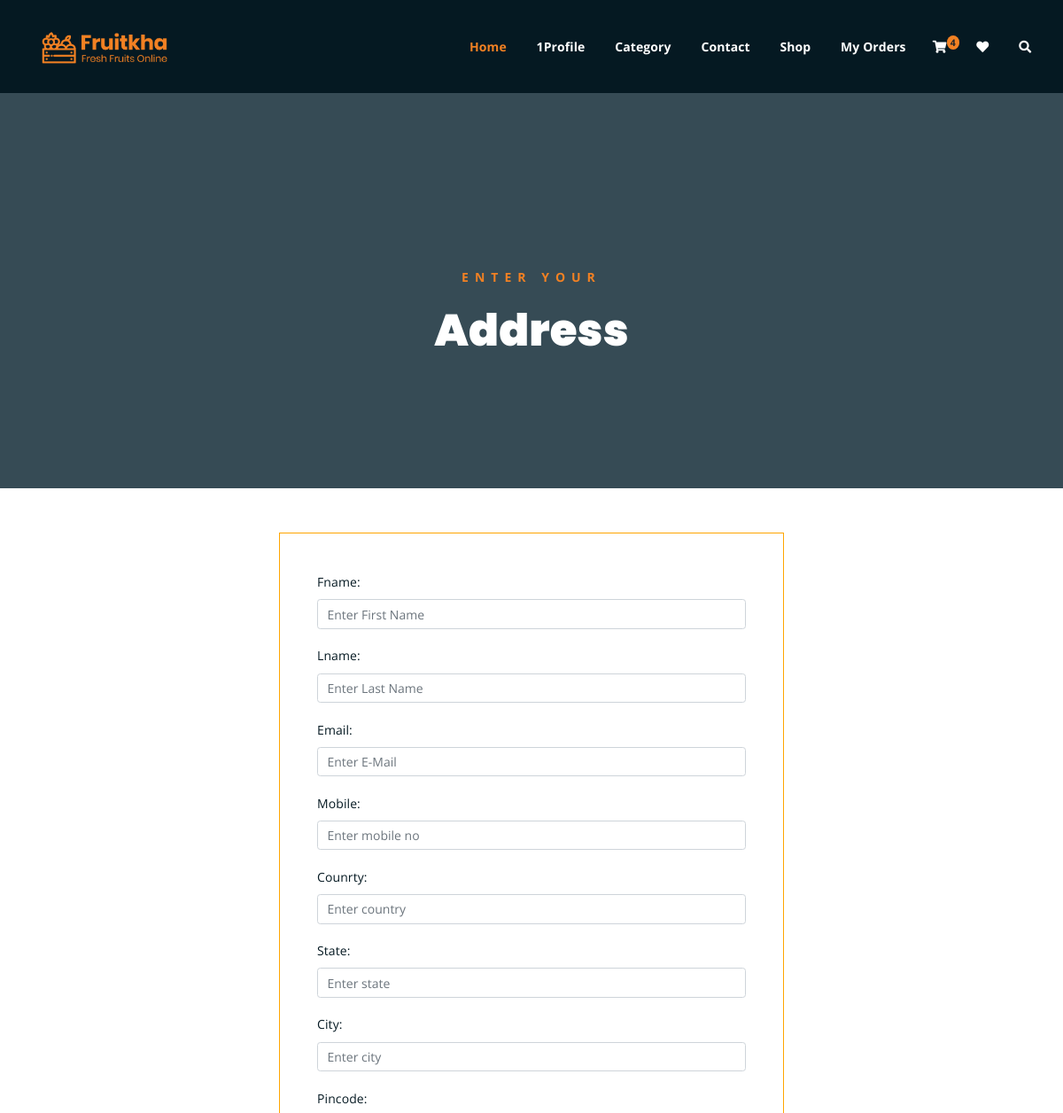
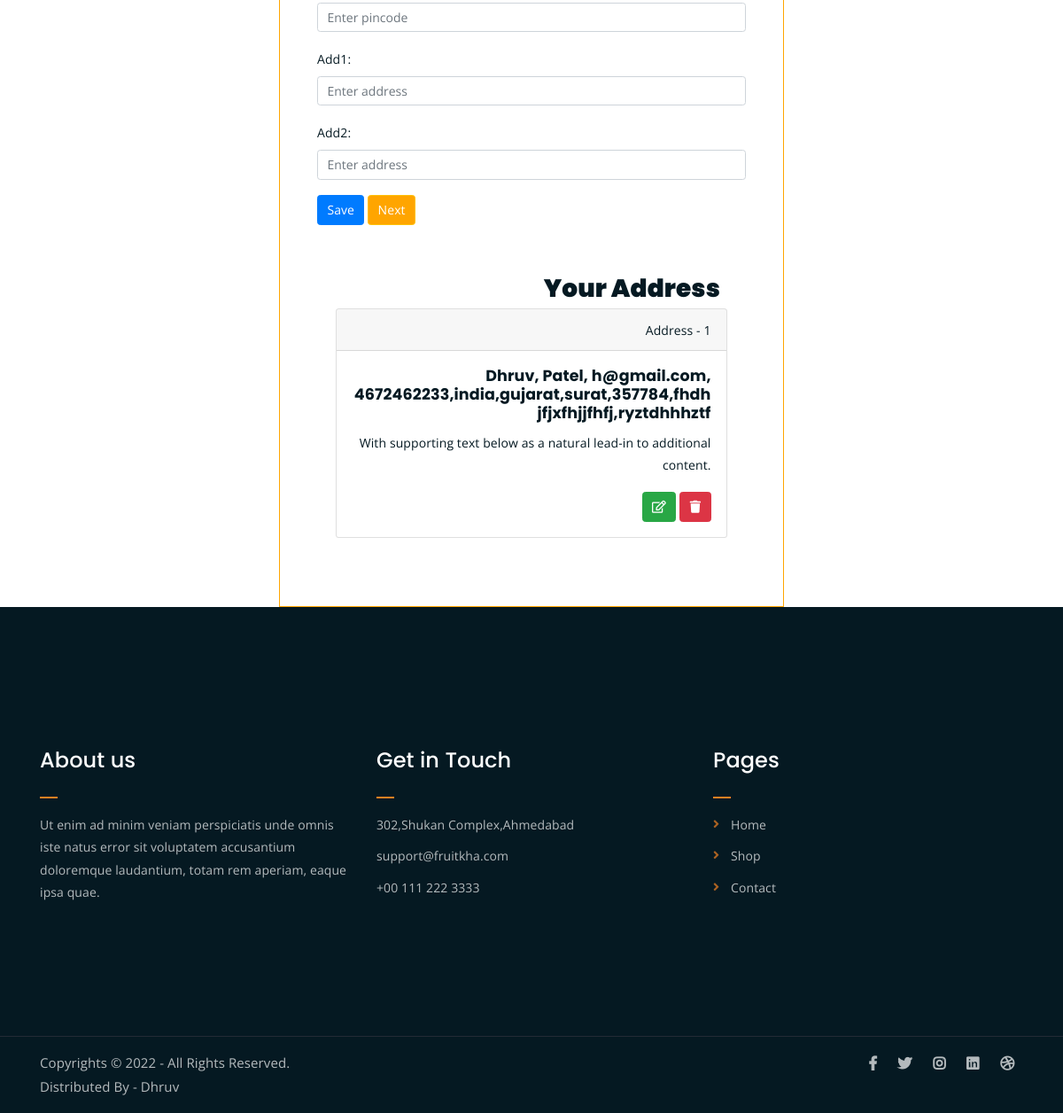
The page /address/ (signed in) on the database its author committed (2 pictures, top to bottom).
### myfruit/models.py (models this page shows, shortened)
class CustomeraddressModel(models.Model):
    user = models.ForeignKey(User,on_delete=models.CASCADE)
    fname = models.CharField(max_length=200)
    lname = models.CharField(max_length=200)
    email = models.EmailField()
    mobile = models.IntegerField()
    counrty = models.CharField(max_length=200)
    state = models.CharField(max_length=200)
    city = models.CharField(max_length=200)
    pincode = models.IntegerField()
    add1 = models.CharField(max_length=200)
    add2 = models.CharField(max_length=200)

### myfruit/views.py (the view)
# urls.py: path('address/',CustomerAddressView),
def CustomerAddressView(request):
    main = MaincategoryModel.objects.all()
    product=ProductModel.objects.all()
    cart_count = cartmodel.objects.filter(user=request.user).count()
    all_address = CustomeraddressModel.objects.filter(user=request.user)
    if request.user.is_authenticated:
        form = CustomeraddressForm(instance=request.user)
        context = {'form': form}
        if request.method == 'POST':
            form = CustomeraddressForm(request.POST)
            if form.is_valid():
                fm = form.save(commit=False)
                fm.user = request.user
                fm.save()
                messages.info(request, 'Address Successfully Added')
                return redirect('/address/')
        else:
            form = CustomeraddressForm(instance=request.user)
        context = {'form': form, 'all_address': all_address,'main':main,'product':product,'cart_count':cart_count}
        return render(request, 'address.html', context)
    else:
        messages.info(request, '☹ Please Login First')
        return redirect('/signin/')

### myfruit/templates/address.html (shortened to what this page needs)
{% extends 'base.html' %}
{% block body %}
<div class="breadcrumb-section breadcrumb-bg">
    <div class="container">
        <div class="row">
            <div class="col-lg-8 offset-lg-2 text-center">
                <div class="breadcrumb-text">
                    <p>Enter Your</p>
                    <h1>Address</h1>
                </div>
            </div>
        </div>
    </div>
</div>
<div class="container" style="margin-top:50px">
    <div class="row">
        <div class="col-6 mx-auto p-5" style="border:1px solid orange">
<div class="form-group">
    <form method="POST">
        {{form.as_p}}
        <button type="submit" class="btn btn-primary">Save</button>
        <a href="/checkout/" class="btn btn-warning" style="background-color:orange;color:white">Next</a>
        <div class="container-fluid p-3" align="right">
            <div class="container-fluid">
                <div class="row mt-5  ">
                    <div class="col-sm-12">
                        <h3><strong>Your Address</strong></h3>
                    </div>
                    {% for add in all_address %}
                    <div class="col-sm-12 p-2 ">
                        <div class="card">
                            <div class="card-header">
                                Address - {{forloop.counter}}
                            </div>
                            <div class="card-body">
                                <h5 class="card-title">{{add.fname}}, {{add.lname}}, {{add.email}}, {{add.mobile}},{{add.counrty}},{{add.state}},{{add.city}},{{add.pincode}},{{add.add1}},{{add.add2}}</h5>
                                <p class="card-text">With supporting text below as a natural lead-in to additional content.
                                </p>
                                <a href="/Addressupdate/{{add.id}}/" class="btn btn-success"><i class="far fa-edit"></i></a>
                                <a href="/Addressdelete/{{add.id}}/" class="btn btn-danger"><i class="fas fa-trash"></i></a>
                            </div>
                        </div>
                    </div>
                    {% endfor %}
                </div>
            </div>
        </div>
    </form>
</div>
        </div>
    </div>
</div>
{% endblock body %}

### myfruit/templates/base.html (shortened to what this page needs)
{% load static %}
<!DOCTYPE html>
<html lang="en">
<head>
	<link rel="stylesheet" href="{% static 'assets/css/all.min.css' %}">
	<link rel="stylesheet" href="{% static 'assets/bootstrap/css/bootstrap.min.css' %}">
	<link rel="stylesheet" href="{% static 'assets/css/owl.carousel.css' %}">
	<link rel="stylesheet" href="{% static 'assets/css/magnific-popup.css' %}">
	<link rel="stylesheet" href="{% static 'assets/css/animate.css' %}">
	<link rel="stylesheet" href="{% static 'assets/css/meanmenu.min.css' %}">
	<link rel="stylesheet" href="{% static 'assets/css/main.css' %}">
	<link rel="stylesheet" href="{% static 'assets/css/responsive.css' %}">
</head>
<body>
	<div class="top-header-area" id="sticker" style="background-color:#051922;color:white">
		<div class="container">
			<div class="row">
				<div class="col-lg-12 col-sm-12 text-center">
					<div class="main-menu d-flex  justify-content-between">
						<div class="site-logo">
							<a href="/">
								<img src="{% static 'assets/img/logo.png' %}" alt="">
							</a>
						</div>
						<nav class="main-menu">
							<ul>
								<li class="current-list-item"><a href="/">Home</a>
								</li>
								<li><a href="#">{{request.user}}Profile</a>
								</li>
								<li><a href="/allproduct/">Category</a>
								</li>
								<li><a href="/contact/">Contact</a></li>
								<li><a href="shop.html">Shop</a>
								</li>
								<li ><a href="/orders/">My Orders</a>
								</li>
								<li>
									<div class="header-icons">
										<a class="shopping-cart" href="/cart/"><i class="fas fa-shopping-cart"></i><span class='badge badge-warning' id='lblCartCount' style="position:absolute;background-color:#F28123;border-radius: 60%;">{{cart_count}}</span></a>
										<a class="wishlist" href="/wishlist/"><i class="fas	 fa-heart"></i></a>
										<a class="mobile-hide search-bar-icon" href="#"><i class="fas fa-search"></i></a>
									</div>
								</li>
							</ul>
						</nav>
					</div>
				</div>
			</div>
		</div>
	</div>
{% block body %}{% endblock body %}
<div class="footer-area">
    <div class="container">
        <div class="row">
            <div class="col-lg-4 col-md-6">
                <div class="footer-box about-widget">
                    <h2 class="widget-title">About us</h2>
                    <p>Ut enim ad minim veniam perspiciatis unde omnis iste natus error sit voluptatem accusantium doloremque laudantium, totam rem aperiam, eaque ipsa quae.</p>
                </div>
            </div>
            <div class="col-lg-4 col-md-6">
                <div class="footer-box get-in-touch">
                    <h2 class="widget-title">Get in Touch</h2>
                    <ul>
                        <li>302,Shukan Complex,Ahmedabad</li>
                        <li>support@fruitkha.com</li>
                        <li>+00 111 222 3333</li>
                    </ul>
                </div>
            </div>
            <div class="col-lg-4 col-md-6">
                <div class="footer-box pages">
                    <h2 class="widget-title">Pages</h2>
                    <ul>
                        <li><a href="/">Home</a></li>
                        <li><a href="/allproduct/">Shop</a></li>
                        <li><a href="/contact/">Contact</a></li>
                    </ul>
                </div>
            </div>
        </div>
    </div>
</div>
<div class="copyright">
    <div class="container">
        <div class="row">
            <div class="col-lg-6 col-md-12">
                <p>Copyrights &copy; 2022 - All Rights Reserved.<br>
                    Distributed By - Dhruv</a>
                </p>
            </div>
            <div class="col-lg-6 text-right col-md-12">
                <div class="social-icons">
                    <ul>
                        <li><a href="#" target="_blank"><i class="fab fa-facebook-f"></i></a></li>
                        <li><a href="#" target="_blank"><i class="fab fa-twitter"></i></a></li>
                        <li><a href="#" target="_blank"><i class="fab fa-instagram"></i></a></li>
                        <li><a href="#" target="_blank"><i class="fab fa-linkedin"></i></a></li>
                        <li><a href="#" target="_blank"><i class="fab fa-dribbble"></i></a></li>
                    </ul>
                </div>
            </div>
        </div>
    </div>
</div>
</body>
</html>

### static/assets/css/main.css (style rules this page uses)
html { font-size: 14px; font-weight: 400; line-height: 28px; height: 100%; }
body { font-family: "Open Sans", sans-serif; font-weight: 400; font-size: 1rem; letter-spacing: 0.1px; line-height: 1.8; color: #051922; overflow-x: hidden; }
body img { max-width: 100%; }
a { cursor: pointer; text-decoration: none; -webkit-transition: all 0.2s ease-in-out; -o-transition: all 0.2s ease-in-out; transition: all 0.2s ease-in-out; }
h1, .h1, h2, .h2, h3, .h3, h4, .h4, h5, .h5, h6, .h6 { font-family: "Poppins", sans-serif; font-weight: 700; margin: 0 0 1.25rem 0; color: #051922; }
h1:last-child, .h1:last-child, h2:last-child, .h2:last-child, h3:last-child, .h3:last-child, h4:last-child, .h4:last-child, h5:last-child, .h5:last-child, h6:last-child, .h6:last-child { margin: 0; }
h1, .h1 { font-size: 4rem; font-weight: 700; line-height: 4rem; }
h2, .h2 { font-size: 3rem; font-weight: 700; line-height: 3.25rem; }
h3, .h3 { font-size: 2rem; font-weight: 700; line-height: 2.25rem; }
h5, .h5 { font-size: 1.25rem; font-weight: 700; line-height: 1.5rem; }
p { font-family: "Open Sans", sans-serif; font-weight: 400; font-size: 1rem; letter-spacing: 0.1px; line-height: 1.8; color: #051922; margin: 0 0 1.25rem 0; }
p:last-child { margin: 0; }
.breadcrumb-bg { background-image: url(../img/breadcrumb-bg.jpg); }
.breadcrumb-text p { color: #F28123; font-weight: 700; text-transform: uppercase; letter-spacing: 7px; }
.breadcrumb-text h1 { font-size: 50px; font-weight: 900; color: #fff; margin: 0; margin-top: 20px; }
.breadcrumb-section { padding: 150px 0; background-size: cover; background-position: center center; position: relative; z-index: 1; background-attachment: fixed; padding-top: 200px; }
.breadcrumb-section:after { position: absolute; left: 0; top: 0; width: 100%; height: 100%; content: ""; background-color: #07212e; z-index: -1; opacity: 0.8; }
.top-header-area { position: absolute; z-index: 999; width: 100%; padding: 25px 0; }
nav.main-menu ul { margin: 0; padding: 0; position: fixed; list-style: none; }
nav.main-menu ul li { display: inline-block; }
nav.main-menu ul li a { color: #fff; font-weight: 700; display: block; padding: 15px; }
nav.main-menu ul > li { position: relative; }
nav.main-menu ul li:last-child a { display: inline-block; }
nav.main-menu > ul li:last-child { float: right; }
.site-logo { float: left; max-width: 150px; }
.header-icons a { color: #fff; display: inline-block; padding: 10px; }
.site-logo { padding: 6px 0; }
nav.main-menu ul li.current-list-item > a { color: #F28123; }
nav.main-menu li a { -webkit-transition: 0.3s; -o-transition: 0.3s; transition: 0.3s; }
.top-header-area .header-icons a { -webkit-transition: 0.3s; -o-transition: 0.3s; transition: 0.3s; }
.top-header-area { -webkit-transition: 0.3s; -o-transition: 0.3s; transition: 0.3s; }
.footer-area { background-color: #051922; color: #fff; padding: 150px 0; }
h2.widget-title { font-size: 24px; font-weight: 500; position: relative; padding-bottom: 20px; color: #fff; }
h2.widget-title:after { position: absolute; left: 0; bottom: 0; width: 20px; height: 2px; background-color: #F28123; content: ""; }
.footer-box p { color: #fff; opacity: 0.7; line-height: 1.8; }
.footer-box ul { margin: 0; padding: 0; list-style: none; }
.footer-box ul li { opacity: 0.7; margin-bottom: 10px; line-height: 1.8; }
.footer-box ul li:last-child { margin-bottom: 0; }
.copyright { background-color: #051922; border-top: 1px solid #232a35; }
.copyright p { margin: 0; color: #fff; opacity: 0.7; padding: 16px 0; font-size: 15px; }
.copyright a { color: #F28123; font-weight: 700; }
.social-icons ul { margin: 0; padding: 0; list-style: none; }
.social-icons ul li { display: inline-block; }
.social-icons ul li a { font-size: 16px; color: #fff; opacity: 0.7; padding: 16px 10px; display: block; }
.footer-box ul li a { color: #fff; }
.footer-box.pages ul li { position: relative; padding-left: 20px; }
.footer-box.pages ul li:before { position: absolute; left: 0; top: 0; content: "\f105"; font-family: "Font Awesome 5 Free"; font-weight: 900; color: #F28123; }
.footer-box.pages ul li a { -webkit-transition: 0.3s; -o-transition: 0.3s; transition: 0.3s; }
.social-icons ul li a { -webkit-transition: 0.3s; -o-transition: 0.3s; transition: 0.3s; }
html, body { height: 100%; }

### rows shown on the page
CustomeraddressModel: fname "Dhruv", lname "Patel", email "h@gmail.com", mobile "4672462233", counrty "india", state "gujarat", city "surat", pincode "357784", add1 "fhdhjfjxfhjjfhfj", add2 "ryztdhhhztf"

### other values the page prints
{{ request.user }} "1"
{{ cart_count }} "4"
